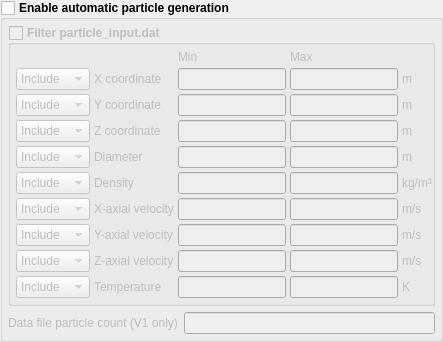
            <widget class="QGroupBox" name="groupbox_gener_part_config">
             <property name="font">
              <font>
               <weight>75</weight>
               <bold>true</bold>
              </font>
             </property>
             <property name="title">
              <string>Enable automatic particle generation</string>
             </property>
             <property name="checkable">
              <bool>true</bool>
             </property>
             <property name="checked">
              <bool>false</bool>
             </property>
             <layout class="QGridLayout" name="gridLayout_29">
              <property name="leftMargin">
               <number>5</number>
              </property>
              <property name="topMargin">
               <number>5</number>
              </property>
              <property name="rightMargin">
               <number>5</number>
              </property>
              <property name="bottomMargin">
               <number>5</number>
              </property>
              <item row="0" column="0">
               <widget class="QGroupBox" name="groupbox_filter_particles">
                <property name="font">
                 <font>
                  <weight>75</weight>
                  <bold>true</bold>
                 </font>
                </property>
                <property name="title">
                 <string>Filter particle_input.dat</string>
                </property>
                <property name="flat">
                 <bool>true</bool>
                </property>
                <property name="checkable">
                 <bool>true</bool>
                </property>
                <property name="checked">
                 <bool>false</bool>
                </property>
                <layout class="QGridLayout" name="gridLayout_28" columnstretch="0,0,0,0,0">
                 <property name="leftMargin">
                  <number>5</number>
                 </property>
                 <property name="topMargin">
                  <number>5</number>
                 </property>
                 <property name="rightMargin">
                  <number>0</number>
                 </property>
                 <property name="bottomMargin">
                  <number>5</number>
                 </property>
                 <property name="spacing">
                  <number>4</number>
                 </property>
                 <item row="7" column="3">
                  <widget class="LineEdit" name="lineedit_keyword_part_in_v_max">
                   <property name="font">
                    <font>
                     <weight>50</weight>
                     <bold>false</bold>
                    </font>
                   </property>
                  </widget>
                 </item>
                 <item row="6" column="4">
                  <widget class="QLabel" name="label_filter_u_units">
                   <property name="font">
                    <font>
                     <weight>50</weight>
                     <bold>false</bold>
                    </font>
                   </property>
                   <property name="text">
                    <string>m/s</string>
                   </property>
                  </widget>
                 </item>
                 <item row="5" column="2">
                  <widget class="LineEdit" name="lineedit_keyword_part_in_density_min">
                   <property name="font">
                    <font>
                     <weight>50</weight>
                     <bold>false</bold>
                    </font>
                   </property>
                  </widget>
                 </item>
                 <item row="5" column="3">
                  <widget class="LineEdit" name="lineedit_keyword_part_in_density_max">
                   <property name="font">
                    <font>
                     <weight>50</weight>
                     <bold>false</bold>
                    </font>
                   </property>
                  </widget>
                 </item>
                 <item row="1" column="1">
                  <widget class="QLabel" name="label_filter_x">
                   <property name="font">
                    <font>
                     <weight>50</weight>
                     <bold>false</bold>
                    </font>
                   </property>
                   <property name="text">
                    <string>X coordinate</string>
                   </property>
                  </widget>
                 </item>
                 <item row="1" column="3">
                  <widget class="LineEdit" name="lineedit_keyword_part_in_x_max">
                   <property name="font">
                    <font>
                     <weight>50</weight>
                     <bold>false</bold>
                    </font>
                   </property>
                  </widget>
                 </item>
                 <item row="0" column="3">
                  <widget class="QLabel" name="label_filter_max">
                   <property name="font">
                    <font>
                     <weight>50</weight>
                     <bold>false</bold>
                    </font>
                   </property>
                   <property name="text">
                    <string>Max</string>
                   </property>
                  </widget>
                 </item>
                 <item row="4" column="2">
                  <widget class="LineEdit" name="lineedit_keyword_part_in_diameter_min">
                   <property name="font">
                    <font>
                     <weight>50</weight>
                     <bold>false</bold>
                    </font>
                   </property>
                  </widget>
                 </item>
                 <item row="3" column="1">
                  <widget class="QLabel" name="label_filter_z">
                   <property name="font">
                    <font>
                     <weight>50</weight>
                     <bold>false</bold>
                    </font>
                   </property>
                   <property name="text">
                    <string>Z coordinate</string>
                   </property>
                  </widget>
                 </item>
                 <item row="3" column="2">
                  <widget class="LineEdit" name="lineedit_keyword_part_in_z_min">
                   <property name="font">
                    <font>
                     <weight>50</weight>
                     <bold>false</bold>
                    </font>
                   </property>
                  </widget>
                 </item>
                 <item row="7" column="0">
                  <widget class="QComboBox" name="combobox_filter_v">
                   <property name="font">
                    <font>
                     <weight>50</weight>
                     <bold>false</bold>
                    </font>
                   </property>
                   <item>
                    <property name="text">
                     <string>Include</string>
                    </property>
                   </item>
                   <item>
                    <property name="text">
                     <string>Exclude</string>
                    </property>
                   </item>
                  </widget>
                 </item>
                 <item row="6" column="3">
                  <widget class="LineEdit" name="lineedit_keyword_part_in_u_max">
                   <property name="font">
                    <font>
                     <weight>50</weight>
                     <bold>false</bold>
                    </font>
                   </property>
                  </widget>
                 </item>
                 <item row="8" column="3">
                  <widget class="LineEdit" name="lineedit_keyword_part_in_w_max">
                   <property name="font">
                    <font>
                     <weight>50</weight>
                     <bold>false</bold>
                    </font>
                   </property>
                  </widget>
                 </item>
                 <item row="5" column="1">
                  <widget class="QLabel" name="label_filter_density">
                   <property name="font">
                    <font>
                     <weight>50</weight>
                     <bold>false</bold>
                    </font>
                   </property>
                   <property name="text">
                    <string>Density</string>
                   </property>
                  </widget>
                 </item>
                 <item row="6" column="2">
                  <widget class="LineEdit" name="lineedit_keyword_part_in_u_min">
                   <property name="font">
                    <font>
                     <weight>50</weight>
                     <bold>false</bold>
                    </font>
                   </property>
                  </widget>
                 </item>
                 <item row="1" column="2">
                  <widget class="LineEdit" name="lineedit_keyword_part_in_x_min">
                   <property name="font">
                    <font>
                     <weight>50</weight>
                     <bold>false</bold>
                    </font>
                   </property>
                  </widget>
                 </item>
                 <item row="9" column="3">
                  <widget class="LineEdit" name="lineedit_keyword_part_in_temp_max">
                   <property name="font">
                    <font>
                     <weight>50</weight>
                     <bold>false</bold>
                    </font>
                   </property>
                  </widget>
                 </item>
                 <item row="7" column="2">
                  <widget class="LineEdit" name="lineedit_keyword_part_in_v_min">
                   <property name="font">
                    <font>
                     <weight>50</weight>
                     <bold>false</bold>
                    </font>
                   </property>
                  </widget>
                 </item>
                 <item row="5" column="0">
                  <widget class="QComboBox" name="combobox_filter_density">
                   <property name="font">
                    <font>
                     <weight>50</weight>
                     <bold>false</bold>
                    </font>
                   </property>
                   <item>
                    <property name="text">
                     <string>Include</string>
                    </property>
                   </item>
                   <item>
                    <property name="text">
                     <string>Exclude</string>
                    </property>
                   </item>
                  </widget>
                 </item>
                 <item row="4" column="1">
                  <widget class="QLabel" name="label_filter_diameter">
                   <property name="font">
                    <font>
                     <weight>50</weight>
                     <bold>false</bold>
                    </font>
                   </property>
                   <property name="text">
                    <string>Diameter</string>
                   </property>
                  </widget>
                 </item>
                 <item row="4" column="4">
                  <widget class="QLabel" name="label_filter_diameter_units">
                   <property name="font">
                    <font>
                     <weight>50</weight>
                     <bold>false</bold>
                    </font>
                   </property>
                   <property name="text">
                    <string>m</string>
                   </property>
                  </widget>
                 </item>
                 <item row="2" column="0">
                  <widget class="QComboBox" name="combobox_filter_y">
                   <property name="font">
                    <font>
                     <weight>50</weight>
                     <bold>false</bold>
                    </font>
                   </property>
                   <item>
                    <property name="text">
                     <string>Include</string>
                    </property>
                   </item>
                   <item>
                    <property name="text">
                     <string>Exclude</string>
                    </property>
                   </item>
                  </widget>
                 </item>
                 <item row="0" column="2">
                  <widget class="QLabel" name="label_filter_min">
                   <property name="font">
                    <font>
                     <weight>50</weight>
                     <bold>false</bold>
                    </font>
                   </property>
                   <property name="text">
                    <string>Min</string>
                   </property>
                  </widget>
                 </item>
                 <item row="2" column="3">
                  <widget class="LineEdit" name="lineedit_keyword_part_in_y_max">
                   <property name="font">
                    <font>
                     <weight>50</weight>
                     <bold>false</bold>
                    </font>
                   </property>
                  </widget>
                 </item>
                 <item row="9" column="1">
                  <widget class="QLabel" name="label_filter_temp">
                   <property name="font">
                    <font>
                     <weight>50</weight>
                     <bold>false</bold>
                    </font>
                   </property>
                   <property name="text">
                    <string>Temperature</string>
                   </property>
                  </widget>
                 </item>
                 <item row="2" column="4">
                  <widget class="QLabel" name="label_filter_y_units">
                   <property name="font">
                    <font>
                     <weight>50</weight>
                     <bold>false</bold>
                    </font>
                   </property>
                   <property name="text">
                    <string>m</string>
                   </property>
                  </widget>
                 </item>
                 <item row="3" column="3">
                  <widget class="LineEdit" name="lineedit_keyword_part_in_z_max">
                   <property name="font">
                    <font>
                     <weight>50</weight>
                     <bold>false</bold>
                    </font>
                   </property>
                  </widget>
                 </item>
                 <item row="3" column="4">
                  <widget class="QLabel" name="label_filter_z_units">
                   <property name="font">
                    <font>
                     <weight>50</weight>
                     <bold>false</bold>
                    </font>
                   </property>
                   <property name="text">
                    <string>m</string>
                   </property>
                  </widget>
                 </item>
                 <item row="2" column="1">
                  <widget class="QLabel" name="label_filter_y">
                   <property name="font">
                    <font>
                     <weight>50</weight>
                     <bold>false</bold>
                    </font>
                   </property>
                   <property name="text">
                    <string>Y coordinate</string>
                   </property>
                  </widget>
                 </item>
                 <item row="4" column="0">
                  <widget class="QComboBox" name="combobox_filter_diameter">
                   <property name="font">
                    <font>
                     <weight>50</weight>
                     <bold>false</bold>
                    </font>
                   </property>
                   <item>
                    <property name="text">
                     <string>Include</string>
                    </property>
                   </item>
                   <item>
                    <property name="text">
                     <string>Exclude</string>
                    </property>
                   </item>
                  </widget>
                 </item>
                 <item row="3" column="0">
                  <widget class="QComboBox" name="combobox_filter_z">
                   <property name="font">
                    <font>
                     <weight>50</weight>
                     <bold>false</bold>
                    </font>
                   </property>
                   <item>
                    <property name="text">
                     <string>Include</string>
                    </property>
                   </item>
                   <item>
                    <property name="text">
                     <string>Exclude</string>
                    </property>
                   </item>
                  </widget>
                 </item>
                 <item row="9" column="2">
                  <widget class="LineEdit" name="lineedit_keyword_part_in_temp_min">
                   <property name="font">
                    <font>
                     <weight>50</weight>
                     <bold>false</bold>
                    </font>
                   </property>
                  </widget>
                 </item>
                 <item row="4" column="3">
                  <widget class="LineEdit" name="lineedit_keyword_part_in_diameter_max">
                   <property name="font">
                    <font>
                     <weight>50</weight>
                     <bold>false</bold>
                    </font>
                   </property>
                  </widget>
                 </item>
                 <item row="7" column="1">
                  <widget class="QLabel" name="label_filter_v">
                   <property name="font">
                    <font>
                     <weight>50</weight>
                     <bold>false</bold>
                    </font>
                   </property>
                   <property name="text">
                    <string>Y-axial velocity</string>
                   </property>
                  </widget>
                 </item>
                 <item row="5" column="4">
                  <widget class="QLabel" name="label_filter_density_units">
                   <property name="font">
                    <font>
                     <weight>50</weight>
                     <bold>false</bold>
                    </font>
                   </property>
                   <property name="text">
                    <string>kg/m³</string>
                   </property>
                  </widget>
                 </item>
                 <item row="8" column="1">
                  <widget class="QLabel" name="label_filter_w">
                   <property name="font">
                    <font>
                     <weight>50</weight>
                     <bold>false</bold>
                    </font>
                   </property>
                   <property name="text">
                    <string>Z-axial velocity</string>
                   </property>
                  </widget>
                 </item>
                 <item row="6" column="1">
                  <widget class="QLabel" name="label_filter_u">
                   <property name="font">
                    <font>
                     <weight>50</weight>
                     <bold>false</bold>
                    </font>
                   </property>
                   <property name="text">
                    <string>X-axial velocity</string>
                   </property>
                  </widget>
                 </item>
                 <item row="8" column="0">
                  <widget class="QComboBox" name="combobox_filter_w">
                   <property name="font">
                    <font>
                     <weight>50</weight>
                     <bold>false</bold>
                    </font>
                   </property>
                   <item>
                    <property name="text">
                     <string>Include</string>
                    </property>
                   </item>
                   <item>
                    <property name="text">
                     <string>Exclude</string>
                    </property>
                   </item>
                  </widget>
                 </item>
                 <item row="1" column="0">
                  <widget class="QComboBox" name="combobox_filter_x">
                   <property name="font">
                    <font>
                     <weight>50</weight>
                     <bold>false</bold>
                    </font>
                   </property>
                   <item>
                    <property name="text">
                     <string>Include</string>
                    </property>
                   </item>
                   <item>
                    <property name="text">
                     <string>Exclude</string>
                    </property>
                   </item>
                  </widget>
                 </item>
                 <item row="7" column="4">
                  <widget class="QLabel" name="label_fitler_v_units">
                   <property name="font">
                    <font>
                     <weight>50</weight>
                     <bold>false</bold>
                    </font>
                   </property>
                   <property name="text">
                    <string>m/s</string>
                   </property>
                  </widget>
                 </item>
                 <item row="8" column="4">
                  <widget class="QLabel" name="label_filter_w_units">
                   <property name="font">
                    <font>
                     <weight>50</weight>
                     <bold>false</bold>
                    </font>
                   </property>
                   <property name="text">
                    <string>m/s</string>
                   </property>
                  </widget>
                 </item>
                 <item row="1" column="4">
                  <widget class="QLabel" name="label_filter_x_units">
                   <property name="font">
                    <font>
                     <weight>50</weight>
                     <bold>false</bold>
                    </font>
                   </property>
                   <property name="text">
                    <string>m</string>
                   </property>
                  </widget>
                 </item>
                 <item row="2" column="2">
                  <widget class="LineEdit" name="lineedit_keyword_part_in_y_min">
                   <property name="font">
                    <font>
                     <weight>50</weight>
                     <bold>false</bold>
                    </font>
                   </property>
                  </widget>
                 </item>
                 <item row="6" column="0">
                  <widget class="QComboBox" name="combobox_filter_u">
                   <property name="font">
                    <font>
                     <weight>50</weight>
                     <bold>false</bold>
                    </font>
                   </property>
                   <item>
                    <property name="text">
                     <string>Include</string>
                    </property>
                   </item>
                   <item>
                    <property name="text">
                     <string>Exclude</string>
                    </property>
                   </item>
                  </widget>
                 </item>
                 <item row="9" column="4">
                  <widget class="QLabel" name="label_filter_temp_units">
                   <property name="font">
                    <font>
                     <weight>50</weight>
                     <bold>false</bold>
                    </font>
                   </property>
                   <property name="text">
                    <string>K</string>
                   </property>
                  </widget>
                 </item>
                 <item row="8" column="2">
                  <widget class="LineEdit" name="lineedit_keyword_part_in_w_min">
                   <property name="font">
                    <font>
                     <weight>50</weight>
                     <bold>false</bold>
                    </font>
                   </property>
                  </widget>
                 </item>
                 <item row="9" column="0">
                  <widget class="QComboBox" name="combobox_filter_temp">
                   <property name="font">
                    <font>
                     <weight>50</weight>
                     <bold>false</bold>
                    </font>
                   </property>
                   <item>
                    <property name="text">
                     <string>Include</string>
                    </property>
                   </item>
                   <item>
                    <property name="text">
                     <string>Exclude</string>
                    </property>
                   </item>
                  </widget>
                 </item>
                </layout>
               </widget>
              </item>
              <item row="1" column="0">
               <layout class="QHBoxLayout" name="horizontalLayout_2">
                <property name="spacing">
                 <number>6</number>
                </property>
                <item>
                 <widget class="QLabel" name="label_particles">
                  <property name="font">
                   <font>
                    <weight>50</weight>
                    <bold>false</bold>
                   </font>
                  </property>
                  <property name="text">
                   <string>Data file particle count (V1 only)</string>
                  </property>
                 </widget>
                </item>
                <item>
                 <widget class="LineEdit" name="lineedit_keyword_particles">
                  <property name="font">
                   <font>
                    <weight>50</weight>
                    <bold>false</bold>
                   </font>
                  </property>
                 </widget>
                </item>
               </layout>
              </item>
             </layout>
            </widget>
